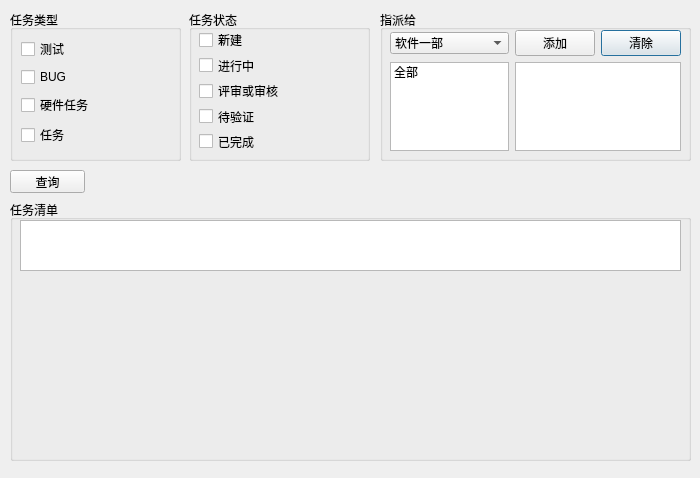
<?xml version="1.0" encoding="UTF-8"?>
<ui version="4.0">
 <class>RedminePanel</class>
 <widget class="QDialog" name="RedminePanel">
  <property name="geometry">
   <rect>
    <x>0</x>
    <y>0</y>
    <width>700</width>
    <height>478</height>
   </rect>
  </property>
  <property name="windowTitle">
   <string>Dialog</string>
  </property>
  <widget class="QGroupBox" name="groupBox_taskType">
   <property name="geometry">
    <rect>
     <x>10</x>
     <y>10</y>
     <width>171</width>
     <height>151</height>
    </rect>
   </property>
   <property name="title">
    <string>任务类型</string>
   </property>
   <widget class="QWidget" name="">
    <property name="geometry">
     <rect>
      <x>11</x>
      <y>27</y>
      <width>141</width>
      <height>111</height>
     </rect>
    </property>
    <layout class="QVBoxLayout" name="verticalLayout">
     <item>
      <widget class="QCheckBox" name="checkBox_taskTest">
       <property name="text">
        <string>测试</string>
       </property>
      </widget>
     </item>
     <item>
      <widget class="QCheckBox" name="checkBox_taskBug">
       <property name="text">
        <string>BUG</string>
       </property>
      </widget>
     </item>
     <item>
      <widget class="QCheckBox" name="checkBox_taskHard">
       <property name="text">
        <string>硬件任务</string>
       </property>
      </widget>
     </item>
     <item>
      <widget class="QCheckBox" name="checkBox_taskTask">
       <property name="text">
        <string>任务</string>
       </property>
      </widget>
     </item>
    </layout>
   </widget>
  </widget>
  <widget class="QGroupBox" name="groupBox_taskStatus">
   <property name="geometry">
    <rect>
     <x>189</x>
     <y>10</y>
     <width>181</width>
     <height>151</height>
    </rect>
   </property>
   <property name="title">
    <string>任务状态</string>
   </property>
   <widget class="QWidget" name="layoutWidget">
    <property name="geometry">
     <rect>
      <x>10</x>
      <y>20</y>
      <width>161</width>
      <height>121</height>
     </rect>
    </property>
    <layout class="QVBoxLayout" name="verticalLayout_2">
     <item>
      <widget class="QCheckBox" name="checkBox_statusNew">
       <property name="text">
        <string>新建</string>
       </property>
      </widget>
     </item>
     <item>
      <widget class="QCheckBox" name="checkBox_statusWorking">
       <property name="text">
        <string>进行中</string>
       </property>
      </widget>
     </item>
     <item>
      <widget class="QCheckBox" name="checkBox_statusCheck">
       <property name="text">
        <string>评审或审核</string>
       </property>
      </widget>
     </item>
     <item>
      <widget class="QCheckBox" name="checkBox_statusWaitcheck">
       <property name="text">
        <string>待验证</string>
       </property>
      </widget>
     </item>
     <item>
      <widget class="QCheckBox" name="checkBox_statusOver">
       <property name="text">
        <string>已完成</string>
       </property>
      </widget>
     </item>
    </layout>
   </widget>
  </widget>
  <widget class="QGroupBox" name="groupBox_assigned">
   <property name="geometry">
    <rect>
     <x>380</x>
     <y>10</y>
     <width>311</width>
     <height>151</height>
    </rect>
   </property>
   <property name="title">
    <string>指派给</string>
   </property>
   <widget class="QWidget" name="layoutWidget">
    <property name="geometry">
     <rect>
      <x>10</x>
      <y>20</y>
      <width>291</width>
      <height>121</height>
     </rect>
    </property>
    <layout class="QGridLayout" name="gridLayout">
     <item row="0" column="2">
      <widget class="QPushButton" name="pushButton_assignedClear">
       <property name="text">
        <string>清除</string>
       </property>
      </widget>
     </item>
     <item row="0" column="0">
      <widget class="QComboBox" name="comboBox_assignedTo">
       <item>
        <property name="text">
         <string>软件一部</string>
        </property>
       </item>
       <item>
        <property name="text">
         <string>软件二部</string>
        </property>
       </item>
       <item>
        <property name="text">
         <string>软件三部</string>
        </property>
       </item>
       <item>
        <property name="text">
         <string>测试部</string>
        </property>
       </item>
       <item>
        <property name="text">
         <string>技术支持部</string>
        </property>
       </item>
       <item>
        <property name="text">
         <string>外贸支持</string>
        </property>
       </item>
       <item>
        <property name="text">
         <string>全部</string>
        </property>
       </item>
      </widget>
     </item>
     <item row="0" column="1">
      <widget class="QPushButton" name="pushButton_assignedAdd">
       <property name="text">
        <string>添加</string>
       </property>
      </widget>
     </item>
     <item row="1" column="0">
      <widget class="QListWidget" name="listWidget_partMembers">
       <item>
        <property name="text">
         <string>全部</string>
        </property>
       </item>
      </widget>
     </item>
     <item row="1" column="1" colspan="2">
      <widget class="QListWidget" name="listWidget_assignedTo"/>
     </item>
    </layout>
   </widget>
  </widget>
  <widget class="QGroupBox" name="groupBox_taskList">
   <property name="geometry">
    <rect>
     <x>10</x>
     <y>200</y>
     <width>681</width>
     <height>261</height>
    </rect>
   </property>
   <property name="title">
    <string>任务清单</string>
   </property>
   <widget class="QTableWidget" name="tableWidget_taskList">
    <property name="geometry">
     <rect>
      <x>10</x>
      <y>20</y>
      <width>661</width>
      <height>51</height>
     </rect>
    </property>
   </widget>
  </widget>
  <widget class="QPushButton" name="pushButton_count">
   <property name="geometry">
    <rect>
     <x>10</x>
     <y>170</y>
     <width>75</width>
     <height>23</height>
    </rect>
   </property>
   <property name="text">
    <string>查询</string>
   </property>
  </widget>
 </widget>
 <resources/>
 <connections/>
</ui>
